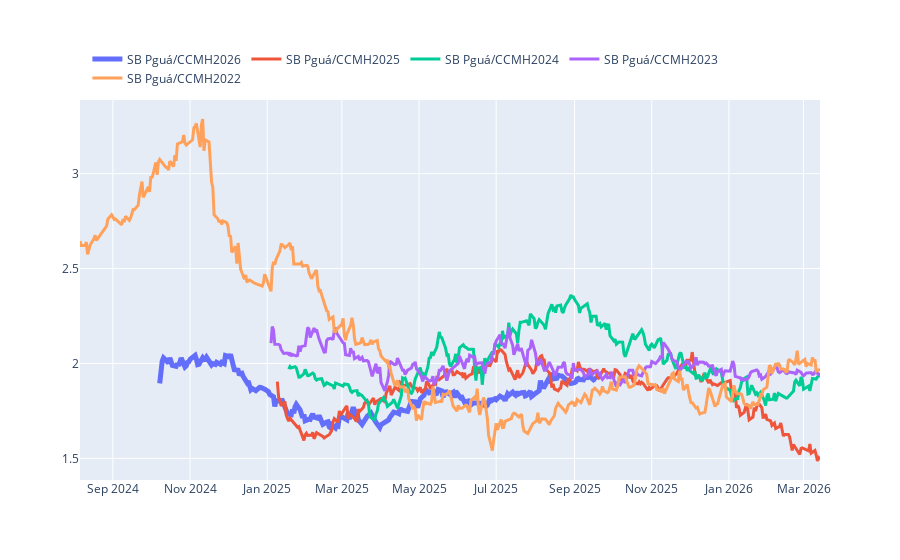

Notebook code cell kept with this figure:
### Code cell
currYear = 2026
lb = 5

relPrice = pd.DataFrame()
stacked_TS = go.Figure()

for i in range(lb):
    CCM = load_asset_price(f"CCMH{currYear-i}", 1000, "1D")[['time', 'close']]
    CCM['time'] = CCM['time'].dt.tz_convert("America/Sao_Paulo").apply(lambda x: date(x.year, x.month, x.day))
    
    sbPgua = pd.read_excel('DATA/soja.xlsx', sheet_name='SBPRSP', skiprows=[0,1,2], header=None)
    sbPgua.columns = ['time', 'close']
    sbPgua['time'] = sbPgua['time'].apply(lambda x: date(x.year, x.month, x.day))

    aux = CCM.merge(sbPgua, how = 'inner', on = 'time', suffixes=('_co', '_sb'))
    aux['rel_price'] = aux['close_sb']/aux['close_co']

    aux['time'] = pd.to_datetime(aux['time'])
    # Garante que não hajam datas de 29 de fevereiro
    aux = aux[~((aux['time'].dt.month == 2) & (aux['time'].dt.day == 29))]
    # Ajusta o ano sem dar erro
    aux['time'] = aux['time'].apply(lambda x: x.replace(year=x.year + i))


    if i != 0:
        stacked_TS.add_trace(go.Scatter(x=aux['time'], y=aux['rel_price'], name=f'SB Pguá/CCMH{currYear-i}',line=dict(width=3)))
    else: 
        stacked_TS.add_trace(go.Scatter(x=aux['time'], y=aux['rel_price'], name=f'SB Pguá/CCMH{currYear-i}',line=dict(width=5)))


    #relPrice = pd.concat([relPrice, aux])

stacked_TS.update_layout(
        legend=dict(
            orientation="h",
            yanchor="bottom",
            y=1.02,
            xanchor="left",
            x=0.01
        )
    )

stacked_TS.show()

### Figure 1 — Plotly figure (JSON) as saved in the notebook; plotly's stock layout.template omitted (floating-point values rounded to 4 significant figures; data arrays with more than 128 entries replaced by an {"elided": "..."} marker saying what was removed)
{"data": [{"line": {"width": 5}, "name": "SB Pguá/CCMH2026", "type": "scatter", "x": {"elided": "236 str values"}, "y": {"elided": "236 float values"}}, {"line": {"width": 3}, "name": "SB Pguá/CCMH2025", "type": "scatter", "x": {"elided": "294 str values"}, "y": {"elided": "294 float values"}}, {"line": {"width": 3}, "name": "SB Pguá/CCMH2024", "type": "scatter", "x": {"elided": "286 str values"}, "y": {"elided": "286 float values"}}, {"line": {"width": 3}, "name": "SB Pguá/CCMH2023", "type": "scatter", "x": {"elided": "298 str values"}, "y": {"elided": "298 float values"}}, {"line": {"width": 3}, "name": "SB Pguá/CCMH2022", "type": "scatter", "x": {"elided": "386 str values"}, "y": {"elided": "386 float values"}}], "layout": {"legend": {"orientation": "h", "x": 0.01, "xanchor": "left", "y": 1.02, "yanchor": "bottom"}}}
